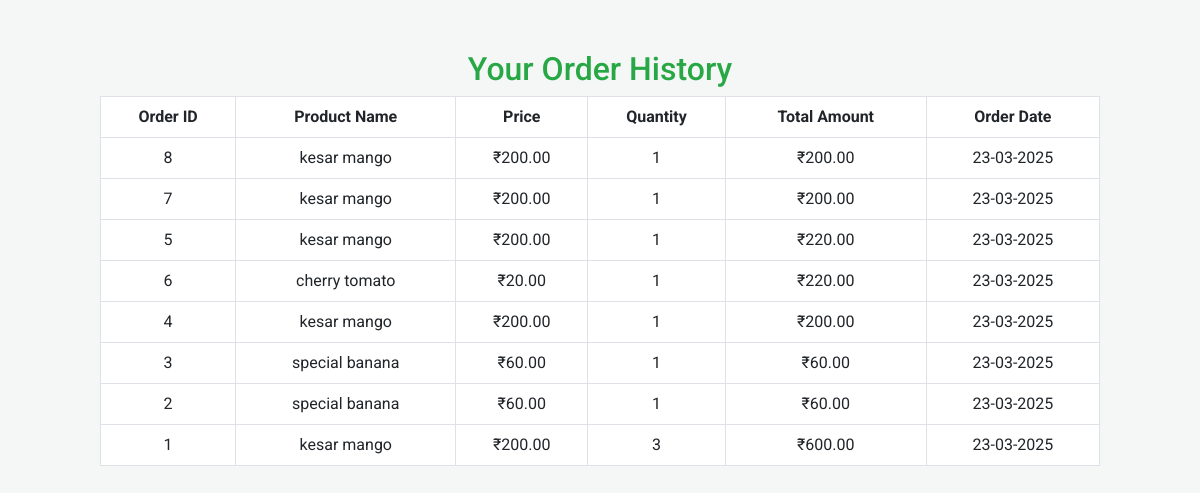
Screenshot of /farmer_orders.php with the database file from the repository.
### tables this page shows
CREATE TABLE `my_orders` (
  `order_id` int(11) NOT NULL,
  `customer_id` int(11) NOT NULL,
  `product_id` int(11) NOT NULL,
  `product_name` varchar(255) NOT NULL,
  `product_price` decimal(10,2) NOT NULL,
  `quantity` int(11) NOT NULL,
  `total_amount` decimal(10,2) NOT NULL,
  `status` varchar(50) DEFAULT 'Pending',
  `created_at` timestamp NOT NULL DEFAULT current_timestamp(),
  `order_date` timestamp NOT NULL DEFAULT current_timestamp()
);

### farmer_orders.php (the view, shortened to what this page needs)
<?php
require_once 'db.php';
$customer = isset($_SESSION['customer_data']) ? $_SESSION['customer_data'] : null;
$order_query = "SELECT o.order_id, o.product_id, o.product_name, o.product_price, o.quantity, o.total_amount, o.order_date
                FROM my_orders o";
if ($customer) {
    $order_query .= " WHERE o.customer_id = ? ORDER BY o.order_date DESC";
    $stmt = $conn->prepare($order_query);
    $stmt->bind_param("i", $customer['customer_id']);
} else {
    $stmt = $conn->prepare($order_query . " ORDER BY o.order_date DESC");
}
$stmt->execute();
$order_result = $stmt->get_result();
$orders = [];
if ($order_result->num_rows > 0) {
    while ($order = $order_result->fetch_assoc()) {
        $orders[] = $order;
    }
} else {
    $orders = [];
}
?>
<!DOCTYPE html>
<html lang="en">
<head>
    <link href="https://cdn.jsdelivr.net/npm/bootstrap@5.3.0/dist/css/bootstrap.min.css" rel="stylesheet">
</head>
<body>
    <h2>Your Order History</h2>
    <?php if (empty($orders)): ?>
    <p class="no-orders">You have no orders yet.</p>
    <?php else: ?>
    <div class="table-container">
        <table class="table table-bordered">
            <thead>
                <tr>
                    <th>Order ID</th>
                    <th>Product Name</th>
                    <th>Price</th>
                    <th>Quantity</th>
                    <th>Total Amount</th>
                    <th>Order Date</th>
                </tr>
            </thead>
            <tbody>
                <?php foreach ($orders as $order): ?>
                <tr>
                    <td><?php echo $order['order_id']; ?></td>
                    <td><?php echo htmlspecialchars($order['product_name']); ?></td>
                    <td>₹<?php echo number_format($order['product_price'], 2); ?></td>
                    <td><?php echo $order['quantity']; ?></td>
                    <td>₹<?php echo number_format($order['total_amount'], 2); ?></td>
                    <td><?php echo date('d-m-Y', strtotime($order['order_date'])); ?></td>
                </tr>
                <?php endforeach; ?>
            </tbody>
        </table>
    </div>
    <?php endif; ?>
</body>
</html>

### farmer_orders.php (style rules this page uses)
body { font-family: 'Roboto', sans-serif; background-color: #f4f7f6; color: #333; }
h2 { text-align: center; margin-top: 50px; font-size: 2rem; color: #28a745; }
.table-container { margin-top: 40px; max-width: 1000px; margin: 0 auto; }
table { width: 100%; border-collapse: collapse; }
th, td { padding: 12px 15px; text-align: center; }
th { background-color: #28a745; color: white; }
tr:nth-child(even) { background-color: #f2f2f2; }

### rows the page displays
my_orders: order_id "8", product_name "kesar mango", product_price "200.00", quantity "1", total_amount "200.00", order_date "23-03-2025"
my_orders: order_id "7", product_name "kesar mango", product_price "200.00", quantity "1", total_amount "200.00", order_date "23-03-2025"
my_orders: order_id "5", product_name "kesar mango", product_price "200.00", quantity "1", total_amount "220.00", order_date "23-03-2025"
my_orders: order_id "6", product_name "cherry tomato", product_price "20.00", quantity "1", total_amount "220.00", order_date "23-03-2025"
my_orders: order_id "4", product_name "kesar mango", product_price "200.00", quantity "1", total_amount "200.00", order_date "23-03-2025"
my_orders: order_id "3", product_name "special banana", product_price "60.00", quantity "1", total_amount "60.00", order_date "23-03-2025"
my_orders: order_id "2", product_name "special banana", product_price "60.00", quantity "1", total_amount "60.00", order_date "23-03-2025"
my_orders: order_id "1", product_name "kesar mango", product_price "200.00", quantity "3", total_amount "600.00", order_date "23-03-2025"
